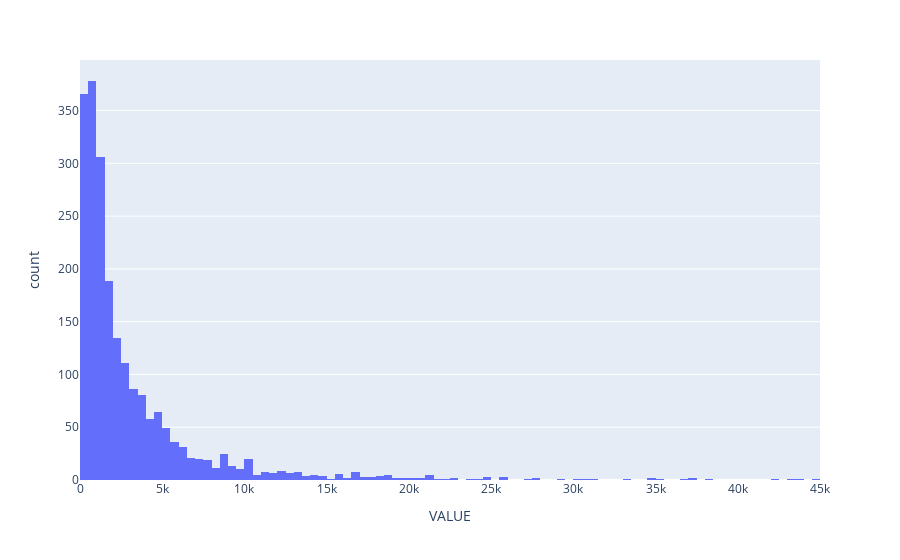

The notebook cell saved with this chart:
### Code cell
import plotly.express as px
df = BevoelkerungGemeindenSmaller50000
fig = px.histogram(df, x="VALUE")
fig.show()

### Figure 1 — Plotly figure (JSON) as saved in the notebook; plotly's stock layout.template omitted (floating-point values rounded to 4 significant figures; data arrays with more than 128 entries replaced by an {"elided": "..."} marker saying what was removed)
{"data": [{"alignmentgroup": "True", "bingroup": "x", "hovertemplate": "VALUE=%{x}<br>count=%{y}<extra></extra>", "legendgroup": "", "marker": {"color": "#636efa", "pattern": {"shape": ""}}, "name": "", "offsetgroup": "", "orientation": "v", "showlegend": false, "type": "histogram", "x": {"elided": "2162 int values"}, "xaxis": "x", "yaxis": "y"}], "layout": {"barmode": "relative", "legend": {"tracegroupgap": 0}, "margin": {"t": 60}, "xaxis": {"anchor": "y", "domain": [0, 1], "title": {"text": "VALUE"}}, "yaxis": {"anchor": "x", "domain": [0, 1], "title": {"text": "count"}}}}
